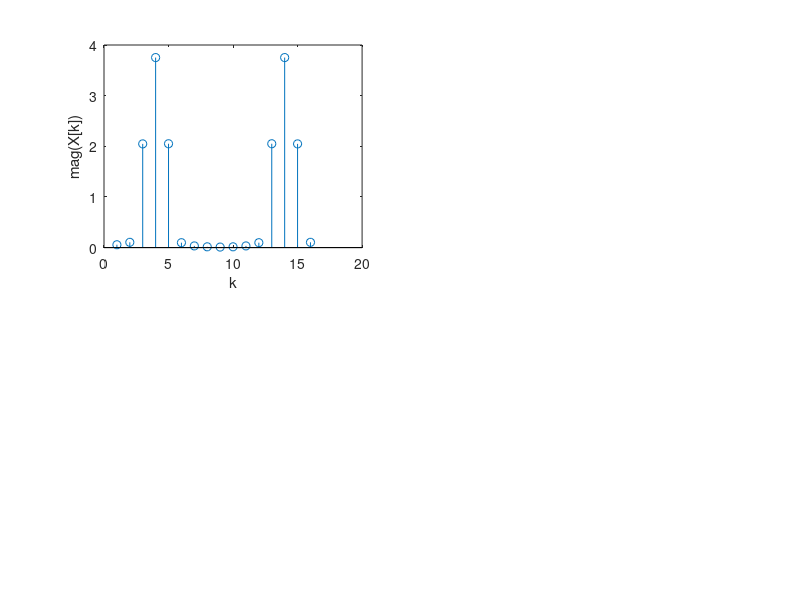

Here is the MATLAB script that generated this plot: (Note: this script raises an error after producing the figure.)
f0 = 12; %Hz
fs = 64; %Hz
L = 16;
n_range = 0:L-1;
w_n = hann(L);
x_n = cos(2*pi*(f0/fs)*n_range);
for i=1:length(x_n)
    x_n(i) = x_n(i) * w_n(i);
end

m = [1,2,4,8];
figure();
for i=1:2
    N = L* m(i);
    Y = fft(x_n,N);
    subplot(2,2,i);
    stem(abs(Y));
    ylabel("mag(X[k])");
    xlabel("k");
    title("DFT v/s k, N="+num2str(N));
end

for i=3:4
    N = L* m(i);
    Y = fft(x_n,N);
    subplot(2,2,i);
    plot(abs(Y));
    ylabel("mag(X[k])");
    xlabel("k");
    title("DFT v/s k, N="+num2str(N));
end


